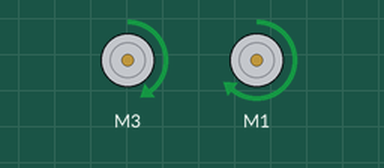
A sketch run on a simulated Arduino Mega 2560, built with avr-gcc and run on an emulated ATmega2560. Shown: 2 × DC motor (green arrow = forward, orange = backward, longer = faster). At 20.0 s the program stops and its outputs stay as they are.

Above: at 0.1 s.
At 3.6 s:
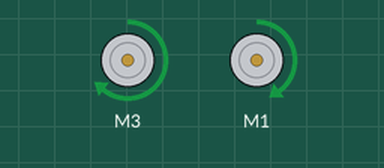
At 17.1 s:
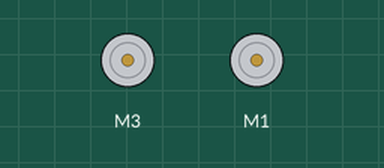
Timing chart, 0 to 18.6 s (numbered marks = the images above):
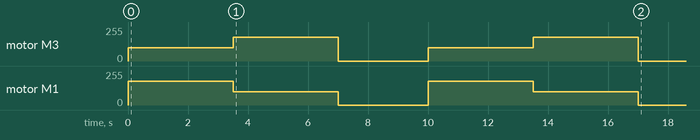

The sketch:

Figure_Eight_Ivanna.ino
```cpp
/* B3_TimedForward.ino
   Drive the TWO-WHEELED Bread Board Bot (BBbot, B^3)
   straight ahead for specified time and then stop

   Intially commented out code will impliment a a short
   reverse brake on the motors.

   Arduino: Arduino Mega 256 v3 Clone
   Motor Shield: Adafruit assembled Motor Shield for Arduino v2
   ---->  http://www.adafruit.com/products/1438

   Programmer: Dave Eslinger (DLE); June 3, 2015
   Major revisions:
         6/7/2015, DLE: Cleaned it up for GoSciTech
         7/4/2015 DLE renamed

*/
#include <Wire.h>
#include <Adafruit_MotorShield.h>
#include <math.h>

// Create the motor shield object with the default I2C address
Adafruit_MotorShield AFMS = Adafruit_MotorShield();

// Define Constants(in all caps)
const byte TESTSPEED = 155;

// Define 'ports' for motors.
const byte LEFT_MOTOR_PORT = 3;
const byte RIGHT_MOTOR_PORT = 1;
// Create pointers to motor control objects
Adafruit_DCMotor *motorLeft = AFMS.getMotor(LEFT_MOTOR_PORT);
Adafruit_DCMotor *motorRight = AFMS.getMotor(RIGHT_MOTOR_PORT);

void setup(void){
  AFMS.begin();  // create with the default frequency 1.6KHz
  // Turn off all motors
  motorLeft->run(RELEASE);
  motorRight->run(RELEASE);
}

void loop(void){
  // Drive forward for 1 second at X/255 (~60% power)
  int duration = 1000; // in milliseconds
  byte speed = 255;


  motorLeft->setSpeed(100);
  motorRight->setSpeed(180);

  motorLeft->run(FORWARD);
  motorRight->run(FORWARD);

  delay(3500);


  motorLeft->setSpeed(180);
  motorRight->setSpeed(100);

  motorLeft->run(FORWARD);
  motorRight->run(FORWARD);

  delay(3500);

  motorLeft->run(RELEASE);
  motorRight->run(RELEASE);

  delay(3000);


  motorLeft->setSpeed(100);
  motorRight->setSpeed(180);

  motorLeft->run(FORWARD);
  motorRight->run(FORWARD);

  delay(3500);


  motorLeft->setSpeed(180);
  motorRight->setSpeed(100);

  motorLeft->run(FORWARD);
  motorRight->run(FORWARD);

  delay(3500);

  motorLeft->run(RELEASE);
  motorRight->run(RELEASE);

  delay(3000);


  while (1) {};
}

void allStop(int direction) {
  motorLeft->setSpeed(180); // 100 on a 0-255 scale.
  motorRight->setSpeed(100);
  if (direction == FORWARD) {
   motorLeft->run(RELEASE);
    motorRight->run(RELEASE);
  }
  else {
    motorLeft->run(RELEASE);
   motorRight->run(RELEASE);
  }
  delay(1000);
  motorLeft->run(RELEASE);
  motorRight->run(RELEASE);
  return;
}
```

Measured:
- by itself, motor M3: stopped → forward 100/255 at 0.00 s, → forward 180/255 3.5 s later, → stopped 3.5 s later, → forward 100/255 3.0 s later, … (6 changes in this stretch)
- by itself, motor M1: stopped → forward 180/255 at 0.00 s, → forward 100/255 3.5 s later, → stopped 3.5 s later, → forward 180/255 3.0 s later, … (6 changes in this stretch)
